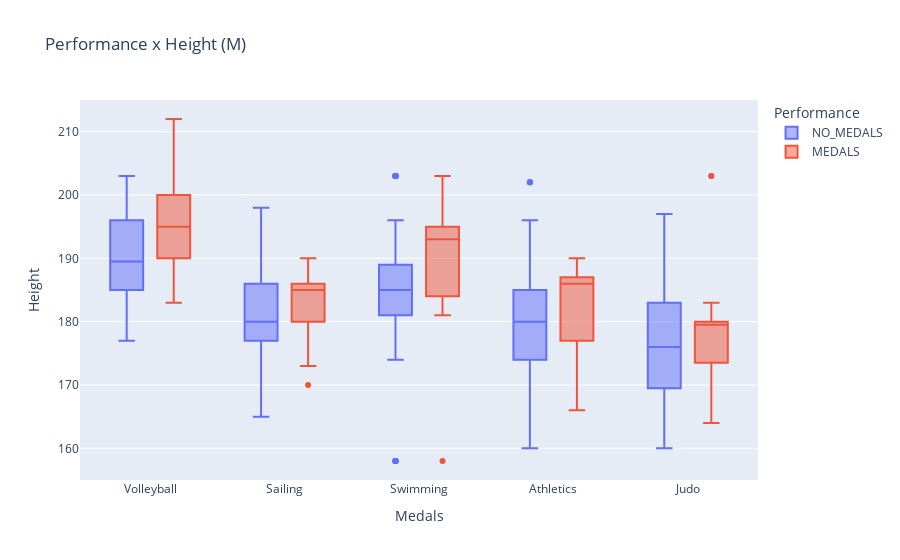

Notebook source saved alongside this figure:
### Markdown cell above
Já para o conjunto de 5 esportes masculinhos uma possível correlação da altura com o desempenho começa a ficar mais evidente, pois tanto a mediana como a caixa da distribuição das alturas tem um posicionamento mais acima no gráfico quando se olham os vermelhos, os medalhistas. Como possível explicação temos o fato de que 4 dos esportes são individuais, e o único em grupo (volleyball) tem como benefício uma altura maior, tendo em vista a altura da rede e a necessidade da rotatividade na quadra. Quanto aos individuais, principalmente natação e atletismo, nota-se que a envergadura grande também pode ser um fator determimante na obtenção de medalhas.

### Code cell
fig = px.box(x='Sport', y='Height', data_frame=br_m_5,
             color='Medal', title='Performance x Height (M)')

fig.update_yaxes(title='Height')
fig.update_xaxes(title='Medals')

fig.update_layout(legend=dict(title='Performance'))

fig.show()

### Figure 1 — Plotly figure (JSON) as saved in the notebook; plotly's stock layout.template omitted (floating-point values rounded to 4 significant figures; data arrays with more than 128 entries replaced by an {"elided": "..."} marker saying what was removed)
{"data": [{"alignmentgroup": "True", "hovertemplate": "Medal=NO_MEDALS<br>Sport=%{x}<br>Height=%{y}<extra></extra>", "legendgroup": "NO_MEDALS", "marker": {"color": "#636efa"}, "name": "NO_MEDALS", "notched": false, "offsetgroup": "NO_MEDALS", "orientation": "v", "showlegend": true, "type": "box", "x": {"elided": "963 str values"}, "x0": " ", "xaxis": "x", "y": {"elided": "963 int values"}, "y0": " ", "yaxis": "y"}, {"alignmentgroup": "True", "hovertemplate": "Medal=MEDALS<br>Sport=%{x}<br>Height=%{y}<extra></extra>", "legendgroup": "MEDALS", "marker": {"color": "#EF553B"}, "name": "MEDALS", "notched": false, "offsetgroup": "MEDALS", "orientation": "v", "showlegend": true, "type": "box", "x": {"elided": "163 str values"}, "x0": " ", "xaxis": "x", "y": {"elided": "163 int values"}, "y0": " ", "yaxis": "y"}], "layout": {"boxmode": "group", "legend": {"title": {"text": "Performance"}, "tracegroupgap": 0}, "title": {"text": "Performance x Height (M)"}, "xaxis": {"anchor": "y", "domain": [0, 1], "title": {"text": "Medals"}}, "yaxis": {"anchor": "x", "domain": [0, 1], "title": {"text": "Height"}}}}
